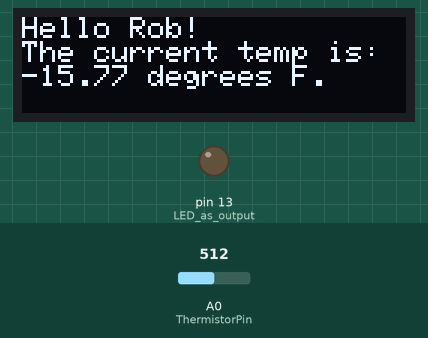
Bench run of a sketch on a simulated Arduino Uno, built with avr-gcc and run on an emulated ATmega328P. On the bench: 128×32 one-colour display, output pins drawn as LEDs (lit = HIGH). Inputs (shaded band) come from the test bench; at power-on: A0 (ThermistorPin) = 512. What the sketch prints to the serial monitor is not drawn.

Above: at 5.8 s.
5.9 s: A0 (ThermistorPin) set to 716
At 10.7 s:
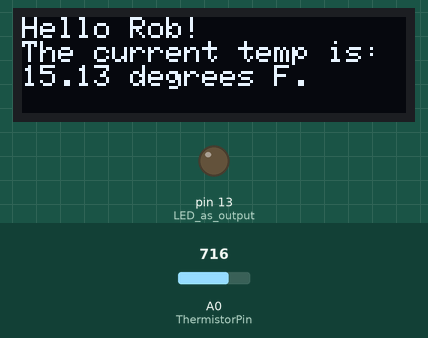
16.6 s: A0 (ThermistorPin) set to 900
At 20.6 s:
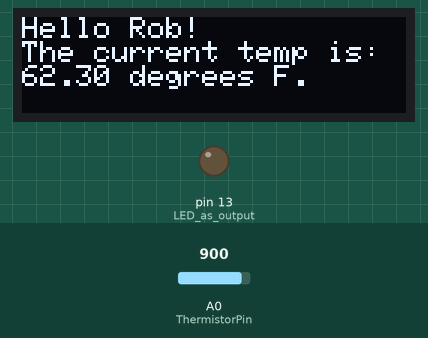
26.7 s: A0 (ThermistorPin) set to 1023
At 30.6 s:
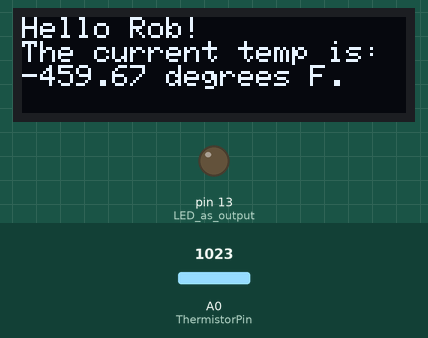
Timing chart, 0 to 32.1 s (numbered marks = the images above; inputs shaded):
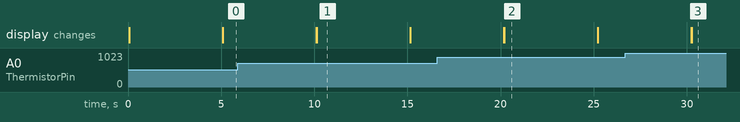

Measured:
- after the input at 5.9 s, the display: first differs from a run without the input after 4.2 s (image 1)
- after the input at 16.6 s, the display: first differs from a run without the input after 3.6 s (image 2)
- after the input at 26.7 s, the display: first differs from a run without the input after 3.6 s (image 3)
- what the display in image 1 shows lasts 5.0 s, from 10.1 s to 15.1 s

The sketch:

refrigerator.ino
```cpp
#include <SPI.h>
#include <Wire.h>
#include <Adafruit_GFX.h>
#include <Adafruit_SSD1306.h>

Adafruit_SSD1306 display = Adafruit_SSD1306(128, 32, &Wire);

int ThermistorPin = 0;
int Vo;
int LowTemp = 67;
int HighTemp = 70;
float R1 = 100000;
float logR2, R2, T;
float c1 = 1.009249522e-03, c2 = 2.378405444e-04, c3 = 2.019202697e-07;
float temp;


void setup() {
  Serial.begin(9600);
  pinMode(LED_BUILTIN, OUTPUT); //LED as output

  // SSD1306_SWITCHCAPVCC = generate display voltage from 3.3V internally
  display.begin(SSD1306_SWITCHCAPVCC, 0x3C); // Address 0x3C for 128x32

  Serial.println("OLED begun");

  // Clear the buffer.
  display.clearDisplay();
  display.display();
}

float CalculateTemp(){
  Vo = analogRead(ThermistorPin);
  R2 = R1 * (1023.0 / (float)Vo - 1.0);
  logR2 = log(R2);
  T = (1.0 / (c1 + c2*logR2 + c3*logR2*logR2*logR2));
  T = T - 273.15;
  T = (T * 9.0)/ 5.0 + 32.0;
  return T;
}

void loop() {
  T = CalculateTemp();

if (T > HighTemp) //If (T)emperature is > than the HighTemp setting
{
  while (T > LowTemp) {
      // Turn on light/fan
      digitalWrite(LED_BUILTIN, HIGH); //Turn LED ON

      T = CalculateTemp();

      // Display current temperature on screen
      display.clearDisplay();
      display.setTextSize(1);
      display.setTextColor(SSD1306_WHITE);
      display.setCursor(0,0);
      display.println("COOLING!");
      display.print("CURRENT TEMP: ");
      display.print(T);
      display.display();
      delay(5000);
      display.clearDisplay();
}
}

  // Display Temperature
  digitalWrite(LED_BUILTIN, LOW); //Turn LED ON
  display.clearDisplay();
  display.setTextSize(1);
  display.setTextColor(SSD1306_WHITE);
  display.setCursor(0,0);
  display.print("Hello Rob!\n");
  display.println("The current temp is: ");
  display.print(T);
  display.println(" degrees F.");
  display.setCursor(0,0);
  display.display(); // actually display all of the above
  delay(5000);
  display.clearDisplay();
  display.display();
}
```
